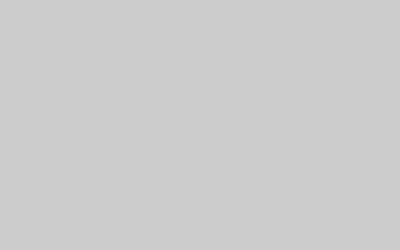
Frame 1 (no input)
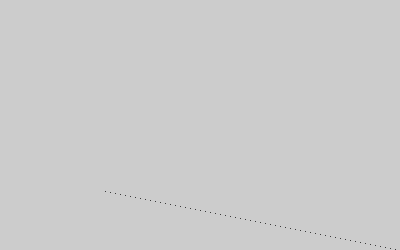
Frame 60 (the mouse pressed at the canvas centre just before this capture)
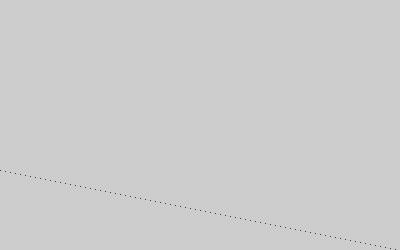
Frame 120 (the mouse held since frame 60 and released just before this capture)

The Processing sketch that drew these frames (run headless with seeded random() and noise(); from frame 60 on, the mouse is pressed at the canvas centre):

// Processing sketch: growing_flower
// ── growing_flower.pde
float x = 400;
float y = 250;
float angle = -PI;
float speed = 4;
float timer = 0;
float angle1 = PI;
float angle2 = 2*PI;

void setup(){
 size(400, 250);
 //angle > PI && angle <2*PI;
 timer = millis();
}

void draw(){
  noFill();
  point(x, y);
  y = y - 1;
  x = x - 1;
  x = x + speed * cos ( angle );
  y = y + speed * sin ( angle );
}
